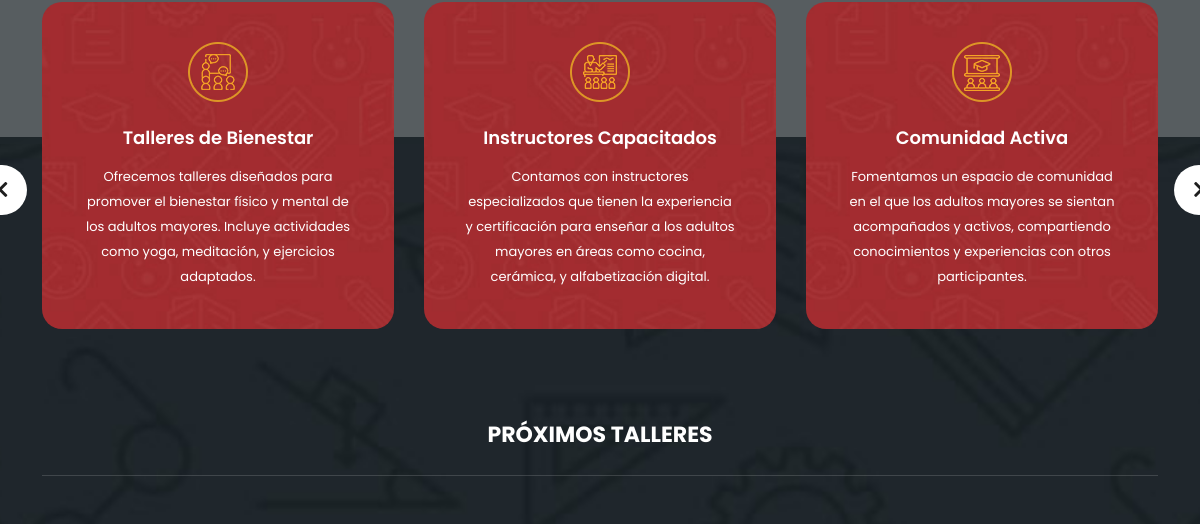
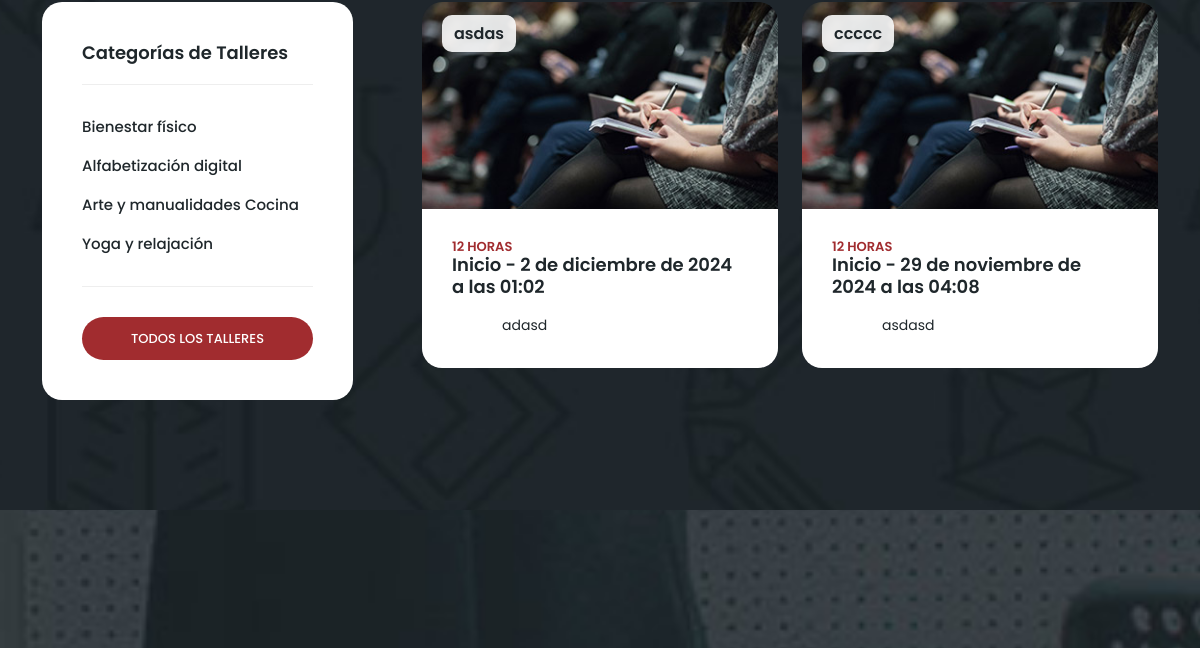
Before: / (middle part) with the older database file (2 pictures, top to bottom).
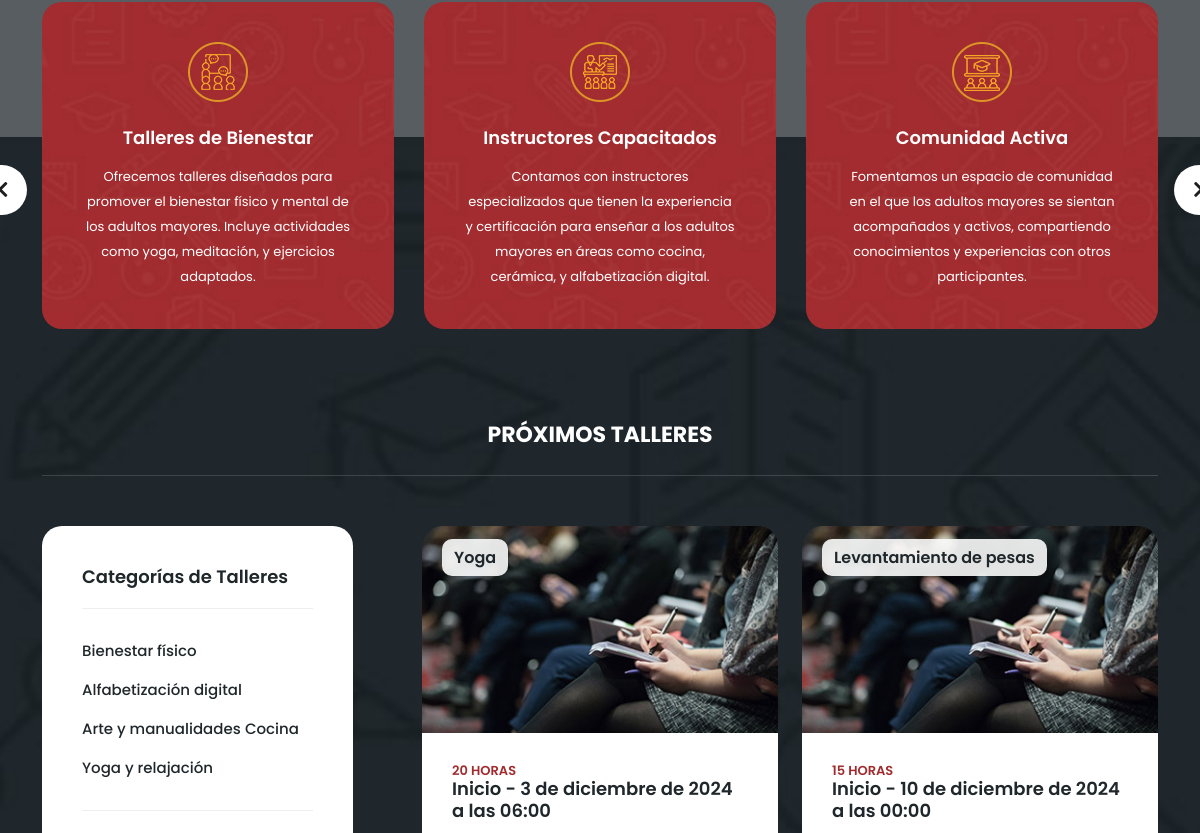
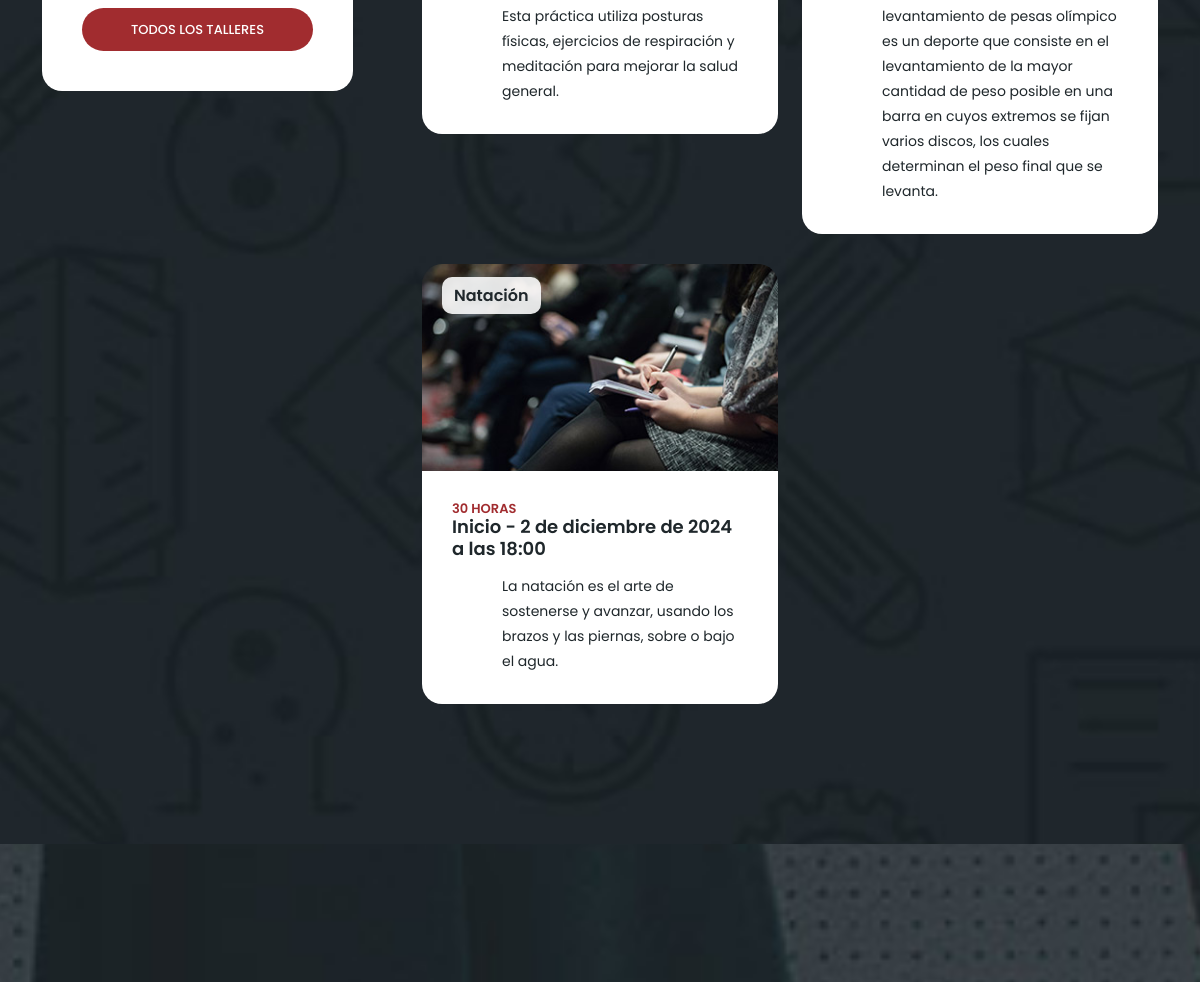
After: the same page with the newer database file (2 pictures, top to bottom).
### core/models.py (models this page shows, shortened)
class Taller(models.Model):
    nombre = models.CharField(max_length=100)
    cant_horas = models.IntegerField()  # Número de horas del taller
    descripcion = models.TextField()  # Descripción más larga para texto extenso
    fecha_inicio = models.DateTimeField()  # Fecha y hora de inicio del taller
    fecha_termino = models.DateTimeField()  # Fecha y hora de finalización del taller
    cant_min = models.IntegerField()  # Mínimo de participantes
    cant_max = models.IntegerField()  # Máximo de participantes
    integrantes = models.TextField(null=True, blank=True, default='')

### core/views.py (the view)
# urls.py: path('',index,name='index'),
def index(request):
    talleres = Taller.objects.all()
    aux = {
        'lista' : talleres
    }
    return render(request, 'core/index.html',aux)

### core/templates/core/index.html (shortened to what this page needs)
{% extends 'core/base.html' %}
{% load static %}
  {% block content %}
<section class="section main-banner" id="top" data-section="section1">
  <video autoplay muted loop id="bg-video">
      <source src="{% static 'core/images/course-video.mp4' %}" type="video/mp4" />
  </video>
  <div class="video-overlay header-text">
  </div>
</section>
<section class="services">
  <div class="container">
      <div class="row">
          <div class="col-lg-12">
              <div class="owl-service-item owl-carousel">
                  <div class="item">
                      <div class="icon">
                          <img src="{% static 'core/images/service-icon-01.png' %}" alt="">
                      </div>
                      <div class="down-content">
                          <h4>Talleres de Bienestar</h4>
                          <p>Ofrecemos talleres diseñados para promover el bienestar físico y mental de los adultos mayores. Incluye actividades como yoga, meditación, y ejercicios adaptados.</p>
                      </div>
                  </div>
                  <div class="item">
                      <div class="icon">
                          <img src="{% static 'core/images/service-icon-02.png' %}" alt="">
                      </div>
                      <div class="down-content">
                          <h4>Instructores Capacitados</h4>
                          <p>Contamos con instructores especializados que tienen la experiencia y certificación para enseñar a los adultos mayores en áreas como cocina, cerámica, y alfabetización digital.</p>
                      </div>
                  </div>
                  <div class="item">
                      <div class="icon">
                          <img src="{% static 'core/images/service-icon-03.png' %}" alt="">
                      </div>
                      <div class="down-content">
                          <h4>Comunidad Activa</h4>
                          <p>Fomentamos un espacio de comunidad en el que los adultos mayores se sientan acompañados y activos, compartiendo conocimientos y experiencias con otros participantes.</p>
                      </div>
                  </div>
              </div>
          </div>
      </div>
  </div>
</section>
<section class="upcoming-meetings" id="meetings">
  <div class="container">
      <div class="row">
          <div class="col-lg-12">
              <div class="section-heading">
                  <br>
                  <br>
                  <h2>Próximos Talleres</h2>
              </div>
          </div>
          <div class="col-lg-4">
              <div class="categories">
                  <h4>Categorías de Talleres</h4>
                  <ul>
                      <li><a href="#">Bienestar físico</a></li>
                      <li><a href="#">Alfabetización digital</a></li>
                      <li><a href="#">Arte y manualidades</a></li>
                      <li><a href="#">Cocina</a></li>
                      <li><a href="#">Yoga y relajación</a></li>
                  </ul>
                  <div class="main-button-red">
                      <a href="#">Todos los Talleres</a>
                  </div>
              </div>
          </div>
          <div class="col-lg-8">
              <div class="row">
                  {% for aux in lista %}
                  <div class="col-lg-6">
                      <div class="meeting-item">
                          <div class="thumb">
                              <div class="price">
                                  <span>{{ aux.nombre }}</span>
                              </div>
                              <a href="meeting-details.html"><img src="{% static 'core/images/meeting-01.jpg' %}" alt="Taller de {{ aux.nombre }}"></a>
                          </div>
                          <div class="down-content">
                              <div class="date">
                                  <h6>{{ aux.cant_horas }} horas</h6>
                              </div>
                              <h4>Inicio - {{ aux.fecha_inicio }}</h4>
                              <p>{{ aux.descripcion }}</p>
                          </div>
                      </div>
                  </div>
                  {% endfor %}
              </div>
          </div>
      </div>
  </div>
</section>
<section class="apply-now" id="apply">
</section>
  {% endblock %}

### core/templates/core/base.html (shortened to what this page needs)
<!DOCTYPE html>
<html lang="en">
{% load static %}
<head>
    <link href="{% static 'core/vendor/bootstrap/css/bootstrap.min.css' %}" rel="stylesheet">
    <link rel="stylesheet" href="{% static 'core/css/fontawesome.css' %}">
    <link rel="stylesheet" href="{% static 'core/css/templatemo-edu-meeting.css' %}">
    <link rel="stylesheet" href="{% static 'core/css/owl.css' %}">
    <link rel="stylesheet" href="{% static 'core/css/lightbox.css' %}">
</head>
<body>
  {% block content %}
  {% endblock %}
</body>
</html>

Changed rows visible on the page:
removed Taller: nombre "asdas", cant_horas "12", fecha_inicio "2 de diciembre de 2024 a las 01:02", descripcion "adasd"
removed Taller: nombre "ccccc", cant_horas "12", fecha_inicio "29 de noviembre de 2024 a las 04:08", descripcion "asdasd"
added Taller: nombre "Yoga", cant_horas "20", fecha_inicio "3 de diciembre de 2024 a las 06:00", descripcion "Esta práctica utiliza posturas físicas, ejercicios de respiración y meditación para mejorar la salud general."
added Taller: nombre "Levantamiento de pesas", cant_horas "15", fecha_inicio "10 de diciembre de 2024 a las 00:00", descripcion "levantamiento de pesas olímpico es un deporte que consiste en el levantamiento de la mayor cantidad de peso posible en una barra en cuyos extremos se fijan varios discos, los cuales determinan el peso final que se levanta."
added Taller: nombre "Natación", cant_horas "30", fecha_inicio "2 de diciembre de 2024 a las 18:00", descripcion "La natación es el arte de sostenerse y avanzar, usando los brazos y las piernas, sobre o bajo el agua."
